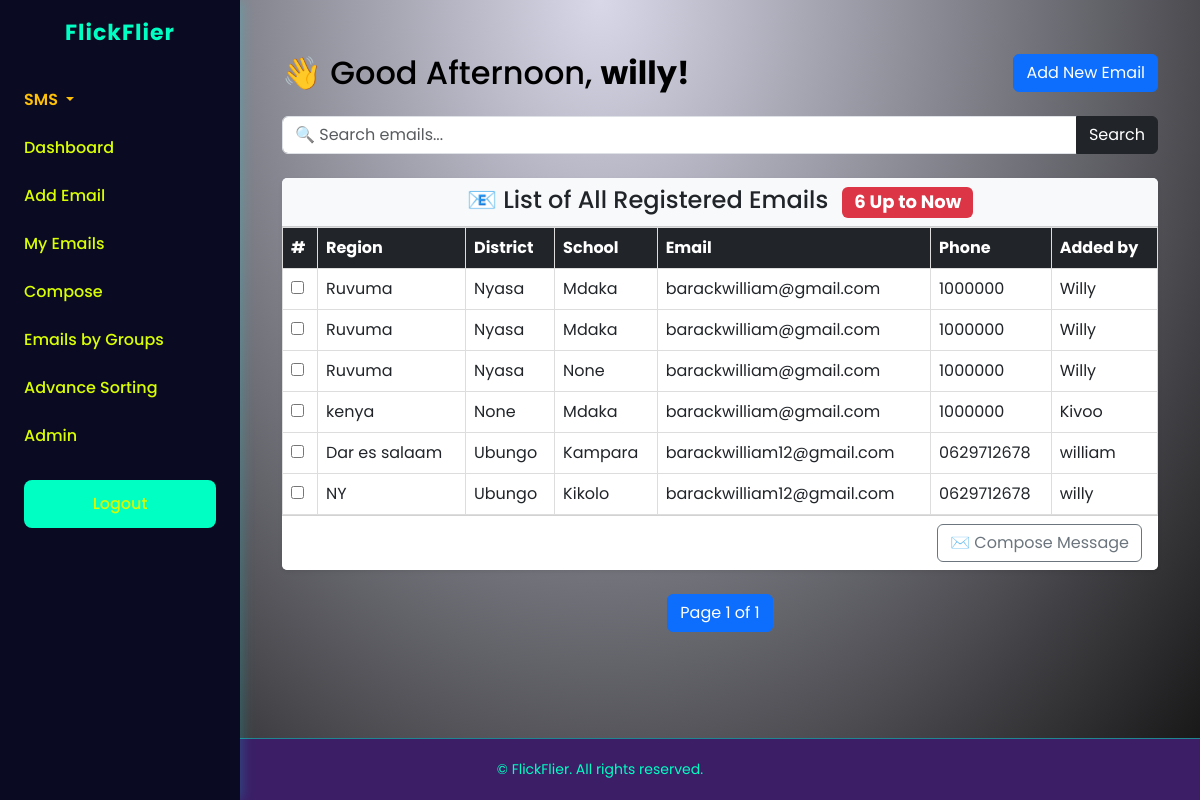
Screenshot of / (signed in) with the database file from the repository.
### Email_app/models.py (models this page shows, shortened)
class EmailEntry(models.Model):
    user = models.ForeignKey(User, on_delete=models.CASCADE)
    region = models.CharField(max_length=100)
    district = models.CharField(max_length=100)
    school_name = models.CharField(max_length=200)
    email = models.EmailField(blank=True,null=True)
    phone_number = models.CharField(max_length=20,blank=True,null=True)

### Email_app/views.py (the view)
# urls.py: path('', views.dashboard, name='dashboard'),
@login_required
def dashboard(request):
    current_hour = datetime.now().hour
    if 5 <= current_hour < 12:
        greeting = "Good Morning"
    elif 12 <= current_hour < 17:
        greeting = "Good Afternoon"
    elif 17 <= current_hour < 22:
        greeting = "Good Evening"
    else:
        greeting = "Good Night"
    search_query = request.GET.get('search', '')
    per_page = int(request.GET.get('per_page', 6))  # default ni 6
    if search_query:
        emails = EmailEntry.objects.filter(
            Q(email__icontains=search_query) |
            Q(region__icontains=search_query) |
            Q(district__icontains=search_query) |
            Q(school_name__icontains=search_query) |
            Q(phone_number__icontains=search_query)
        )
    else:
        emails = EmailEntry.objects.all()
    total_emails = EmailEntry.objects.count()
    filtered_count = emails.count()
    paginator = Paginator(emails, per_page)
    page_number = request.GET.get('page')
    page_obj = paginator.get_page(page_number)
    return render(request, 'dashboard.html', {
        'page_obj': page_obj,
        'total_emails': total_emails,
        'filtered_count': filtered_count,
        'greeting': greeting,
        'search_query': search_query,  # <-- Hii ndiyo ilikuwa haipo!
    })

### templates/dashboard.html (shortened to what this page needs)
{% extends 'base.html' %}
{% block content %}
<div class="container py-4">
    <div class="d-flex flex-column flex-md-row justify-content-between align-items-center mb-4">
        <h2 class="mb-3 mb-md-0" style="text-align: center;color: rgb(0, 0, 0);">👋 {{ greeting }}, <strong>{{ request.user.username }}!</strong></h2>
        <a href="{% url 'add_email' %}" class="btn btn-primary">
             Add New Email
        </a>
    </div>
    <form method="GET" class="mb-4">
        <div class="input-group">
            <input type="text" name="search" class="form-control" placeholder="🔍 Search emails..." value="{{ search_query }}">
            <button class="btn btn-dark" type="submit">Search</button>
        </div>
    </form>
    <div class="card shadow-sm border-0">
        <div class="card-header bg-light text-center">
                {% if search_query %}
                    <h4 class="mb-0">
                        📧 System found <strong> <span class="badge bg-danger ms-2 text-white">{{ filtered_count }}</span></strong> out of <strong> <span class="badge bg-danger ms-2 text-white">{{ total_emails }}</span></strong> registered Schools
                    </h4>
                {% else %}
                    <h4 class="mb-0">
                        📧 List of All Registered Emails
                        <span class="badge bg-danger ms-2 text-white">{{ total_emails }} Up to Now</span>
                    </h4>
                {% endif %}
        </div>
        <div class="card-body p-0">
            <div class="table-responsive">
                <table class="table table-hover align-middle mb-0">
                    <thead class="table-dark text-white">
                        <tr>
                            <th scope="col">#</th>
                            <th scope="col">Region</th>
                            <th scope="col">District</th>
                            <th scope="col">School</th>
                            <th scope="col">Email</th>
                            <th scope="col">Phone</th>
                            <th scope="col">Added by</th>
                        </tr>
                    </thead>
                    <tbody>
                        {% for email in page_obj %}
                            <tr>
                                <td><input type="checkbox" name="selected_emails" value="{{ email.id }}"></td>
                                <td>{{ email.region }}</td>
                                <td>{{ email.district }}</td>
                                <td>{{ email.school_name }}</td>
                                <td>{{ email.email }}</td>
                                <td>{{ email.phone_number }}</td>
                                <td>{{ email.user.username }}</td>
                            </tr>
                        {% empty %}
                            <tr>
                                <td colspan="7" class="text-center text-muted">No emails found.</td>
                            </tr>
                        {% endfor %}
                    </tbody>
                </table>
            </div>
        </div>
        <div class="card-footer bg-white text-end">
            <a href="{% url 'send_custom_message' %}" class="btn btn-outline-secondary">
                ✉️ Compose Message
            </a>
        </div>
    </div>
    <nav aria-label="Page navigation" class="mt-4">
        <ul class="pagination justify-content-center">
            <li class="page-item active">
                <span class="page-link">
                    Page {{ page_obj.number }} of {{ page_obj.paginator.num_pages }}
                </span>
            </li>
        </ul>
    </nav>
</div>
{% endblock %}

### templates/base.html (style rules this page uses)
form { margin-bottom: 20px; }
table { width: 100%; border-collapse: collapse; min-width: 600px; }
th, td { border: 1px solid #ddd; padding: 10px; text-align: left; }
th { background-color: #f0f0f0; }
.pagination { margin-top: 20px; display: flex; flex-wrap: wrap; gap: 10px; align-items: center; justify-content: center; font-size: 14px; }
body { background: radial-gradient(ellipse at top, #d8d8e9, #111111); font-family: 'Poppins', sans-serif; margin: 0; color: #000000; display: flex; flex-direction: column; min-height: 100vh; }
@media (min-width: 992px) { table td, table th { word-break: break-word; white-space: normal; } }

### rows the page displays
EmailEntry: region "Ruvuma", district "Nyasa", school_name "Mdaka", email "barackwilliam@gmail.com", phone_number "1000000", user.username "Willy"
EmailEntry: region "Ruvuma", district "Nyasa", school_name "Mdaka", email "barackwilliam@gmail.com", phone_number "1000000", user.username "Willy"
EmailEntry: region "Ruvuma", district "Nyasa", school_name "None", email "barackwilliam@gmail.com", phone_number "1000000", user.username "Willy"
EmailEntry: region "kenya", district "None", school_name "Mdaka", email "barackwilliam@gmail.com", phone_number "1000000", user.username "Kivoo"
EmailEntry: region "Dar es salaam", district "Ubungo", school_name "Kampara", email "barackwilliam12@gmail.com", phone_number "0629712678", user.username "william"
EmailEntry: region "NY", district "Ubungo", school_name "Kikolo", email "barackwilliam12@gmail.com", phone_number "0629712678", user.username "willy"

### other values shown
{{ greeting }} "Good Afternoon"
{{ request.user.username }} "willy"
{{ total_emails }} "6"
{{ page_obj.number }} "1"
{{ page_obj.paginator.num_pages }} "1"
